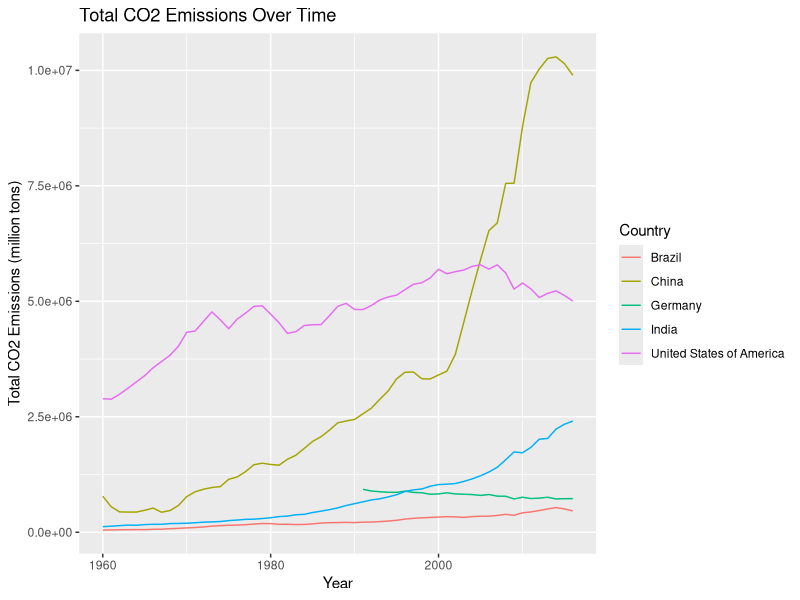
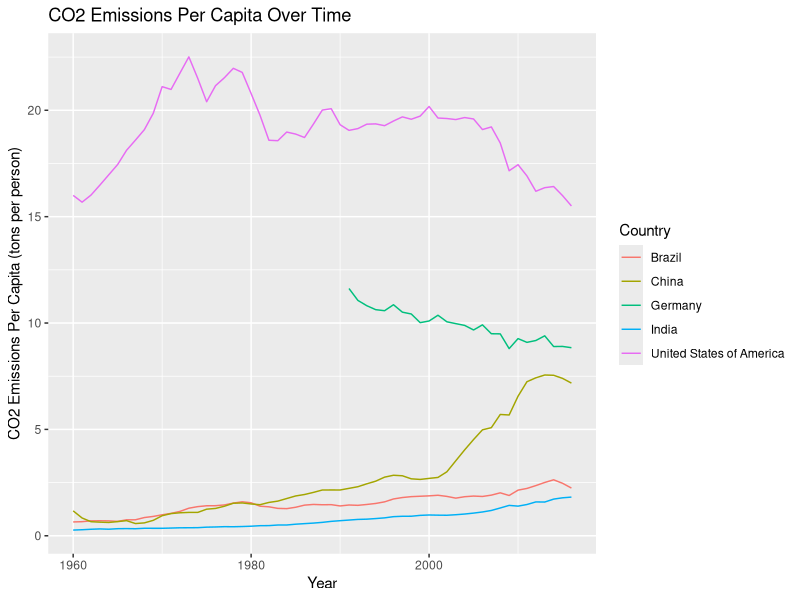
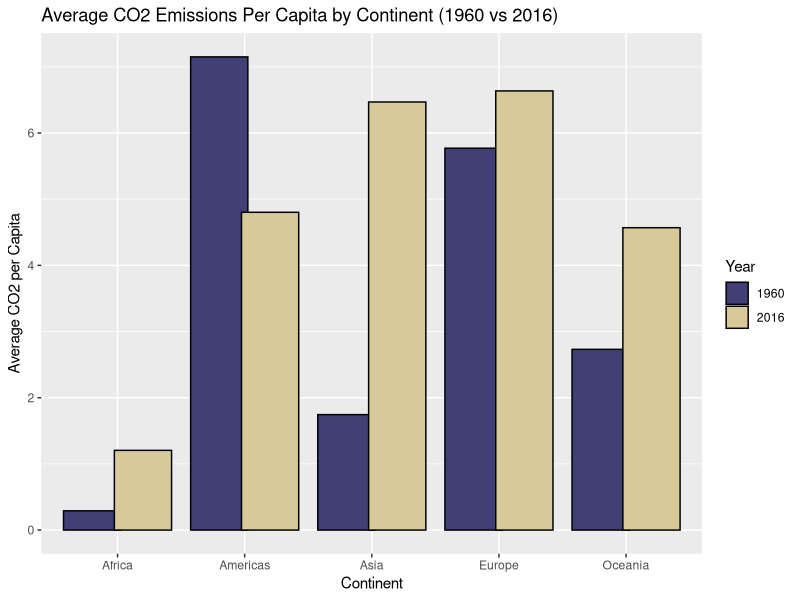
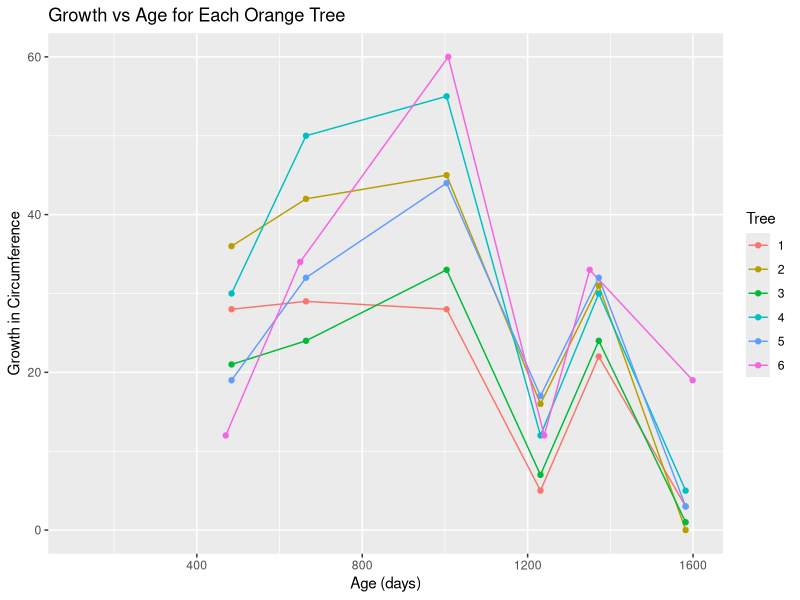
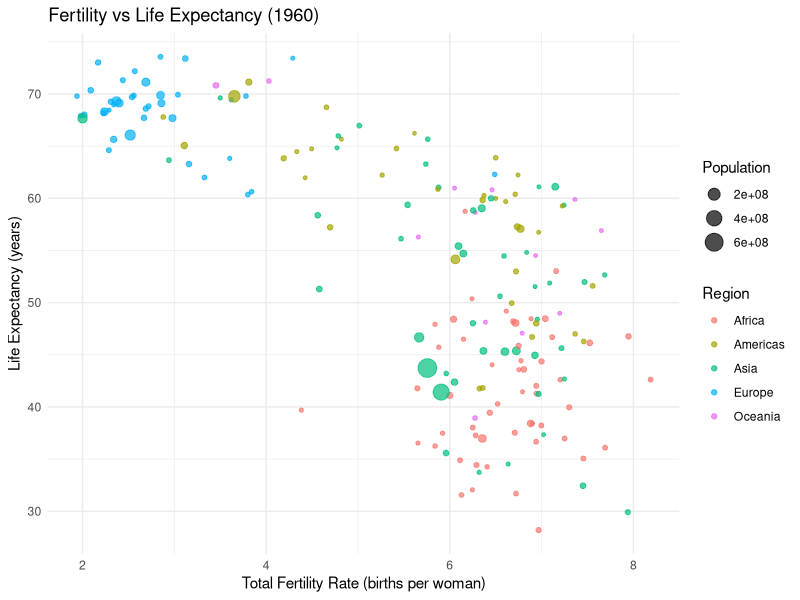
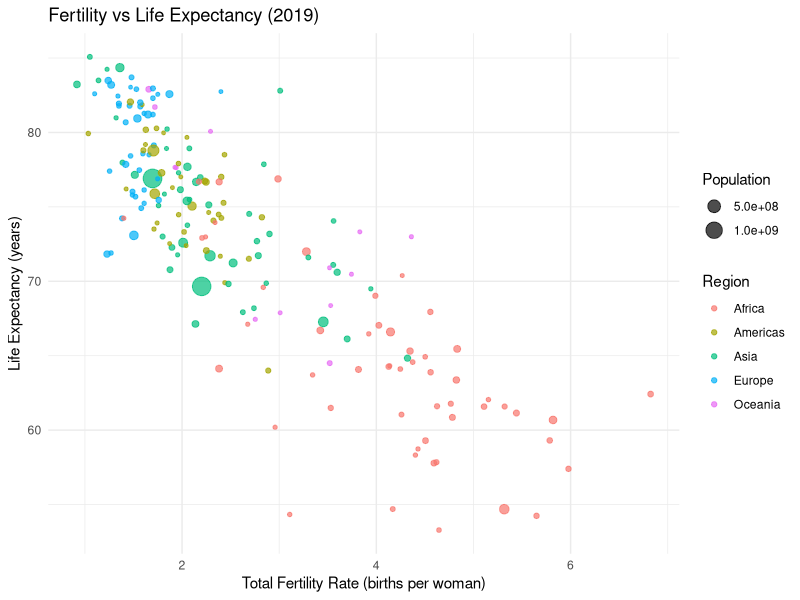
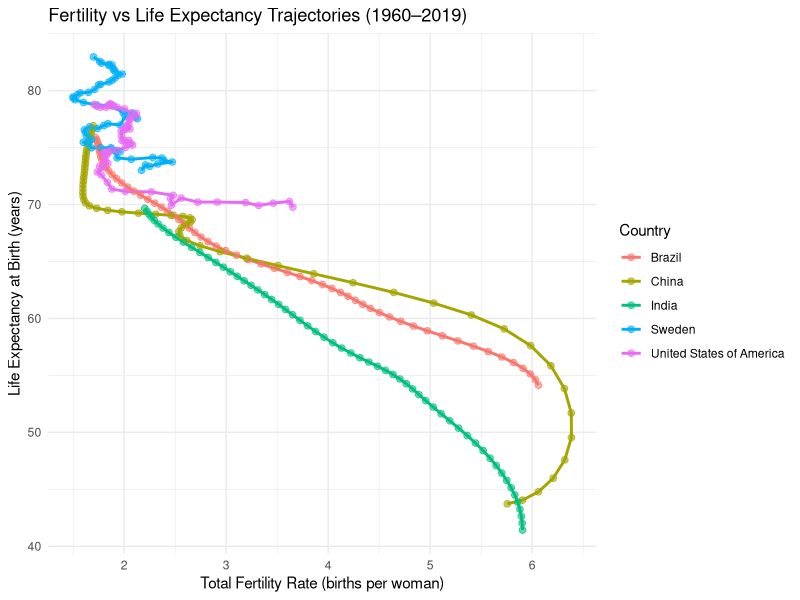

Source code (R) for these figures, in order:
## ---- chunk 1
library(readr)
library(dplyr)

data <- read_delim("gapminder.csv")

nrow(data)
ncol(data)
## ---- chunk 2
head(data, 10)
## ---- chunk 3
data %>%
  filter(grepl("Korea|Venezuela|United", name, ignore.case = TRUE)) %>%
  select(iso3, iso2, name, region, `sub-region`, `intermediate-region`) %>%
  distinct() %>%
  arrange(name)
## ---- chunk 4
data %>%
  filter(time == 2000, !is.na(region)) %>%
  group_by(region) %>%
  summarise(num_countries = n_distinct(name)) %>%
  arrange(desc(num_countries))
## ---- chunk 5
data %>%
  summarise(
    unique_name = n_distinct(name),
    unique_iso2 = n_distinct(iso2),
    unique_iso3 = n_distinct(iso3)
  )
## ---- chunk 6
data %>%
  filter(is.na(iso2)) %>%
  select(name, iso3, region) %>%
  distinct()
## ---- chunk 7
data %>%
  filter(name == "Namibia") %>%
  select(name, iso3, iso2)
## ---- chunk 8
data_co2 <- data %>%
  filter(!is.na(co2))
nrow(data_co2)
## ---- chunk 9
library(ggplot2)

data_co2 %>%
  filter(name %in% c("United States of America", "China", "India", "Brazil", "Germany")) %>%
  ggplot(aes(x = time, y = co2, color = name)) +
  geom_line() +
  labs(
    title = "Total CO2 Emissions Over Time",
    x = "Year",
    y = "Total CO2 Emissions (million tons)",
    color = "Country"
  )
## ---- chunk 10
data_co2 %>%
  filter(name %in% c("United States of America", "China", "India", "Brazil", "Germany")) %>%
  ggplot(aes(x = time, y = co2_PC, color = name)) +
  geom_line() +
  labs(
    title = "CO2 Emissions Per Capita Over Time",
    x = "Year",
    y = "CO2 Emissions Per Capita (tons per person)",
    color = "Country"
  )
## ---- chunk 11
data_co2 %>%
  filter(time %in% c(1960, 2016), !is.na(region)) %>%
  group_by(region, time) %>%
  summarise(avg_co2 = mean(co2_PC, na.rm = TRUE)) %>%
  arrange(time, desc(avg_co2))
## ---- chunk 12
data_co2 %>%
  filter(time %in% c(1960, 2016), !is.na(region)) %>%
  group_by(region, time) %>%
  summarise(avg_co2 = mean(co2_PC, na.rm = TRUE)) %>%
  ggplot(aes(x = region, y = avg_co2, fill = factor(time))) +
  geom_bar(stat = "identity", position = position_dodge(width = 0.8), color = "black") +
  scale_fill_manual(
    values = c("1960" = "#404076", "2016" = "#D8C999"),
    name = "Year"
  ) +
  labs(
    title = "Average CO2 Emissions Per Capita by Continent (1960 vs 2016)",
    x = "Continent",
    y = "Average CO2 per Capita"
  )
## ---- chunk 13
orange <- read_delim("orange-trees.csv")

nrow(orange)
ncol(orange)
head(orange)
## ---- chunk 14
tree1 <- orange %>%
  filter(tree == 1)
tree1
## ---- chunk 15
tree1 <- tree1 %>%
  mutate(growth = circumference - lag(circumference))

tree1
## ---- chunk 16
orange_growth <- orange %>%
  group_by(tree) %>%
  mutate(growth = circumference - lag(circumference))

head(orange_growth)
## ---- chunk 17
ggplot(orange_growth, aes(x = age, y = growth, color = factor(tree))) +
  geom_line() +
  geom_point() +
  labs(
    title = "Growth vs Age for Each Orange Tree",
    x = "Age (days)",
    y = "Growth in Circumference",
    color = "Tree"
  )
## ---- chunk 18
data_clean <- data %>%
  filter(!is.na(region), !is.na(lifeExpectancy), !is.na(fertilityRate))
nrow(data_clean)
## ---- chunk 19
data_1960 <- data_clean %>%
  filter(time == 1960)

ggplot(data_1960, aes(x = fertilityRate, y = lifeExpectancy, 
                      color = region, size = totalPopulation)) +
  geom_point(alpha = 0.7) +
  labs(
    title = "Fertility vs Life Expectancy (1960)",
    x = "Total Fertility Rate (births per woman)",
    y = "Life Expectancy (years)",
    color = "Region",
    size = "Population"
  ) +
  theme_minimal()
## ---- chunk 20
data_2019 <- data_clean %>%
  filter(time == 2019)

ggplot(data_2019, aes(x = fertilityRate, y = lifeExpectancy,
                      color = region, size = totalPopulation)) +
  geom_point(alpha = 0.7) +
  labs(
    title = "Fertility vs Life Expectancy (2019)",
    x = "Total Fertility Rate (births per woman)",
    y = "Life Expectancy (years)",
    color = "Region",
    size = "Population"
  ) +
  theme_minimal()
## ---- chunk 21
data_clean %>%
  filter(time %in% c(1960, 2019), !is.na(region)) %>%
  group_by(region, time) %>%
  summarise(avg_LE = mean(lifeExpectancy, na.rm = TRUE)) %>%
  arrange(time, desc(avg_LE))
## ---- chunk 22
le_growth <- data_clean %>%
  group_by(region, time) %>%
  summarise(avg_LE = mean(lifeExpectancy, na.rm = TRUE)) %>%
  arrange(region, time) %>%
  mutate(growth = avg_LE - lag(avg_LE)) %>%
  filter(!is.na(growth)) %>%
  arrange(desc(growth))

le_growth
## ---- chunk 23

countries <- c("United States of America", "Sweden", "China", "India", "Brazil")

data_clean %>%
  filter(name %in% countries) %>%
  ggplot(aes(x = fertilityRate, y = lifeExpectancy, color = name)) +
  geom_path(size = 1) +
  geom_point(size = 2, alpha = 0.6) +
  labs(
    title = "Fertility vs Life Expectancy Trajectories (1960–2019)",
    x = "Total Fertility Rate (births per woman)",
    y = "Life Expectancy at Birth (years)",
    color = "Country"
  ) +
  theme_minimal()
## ---- chunk 24
rank_US <- data_clean %>%
  filter(time %in% c(1960, 2019), !is.na(lifeExpectancy)) %>%
  group_by(time) %>%
  mutate(rank = rank(-lifeExpectancy, ties.method = "first")) %>%
  filter(name == "United States of America") %>%
  select(time, lifeExpectancy, rank)

rank_US
